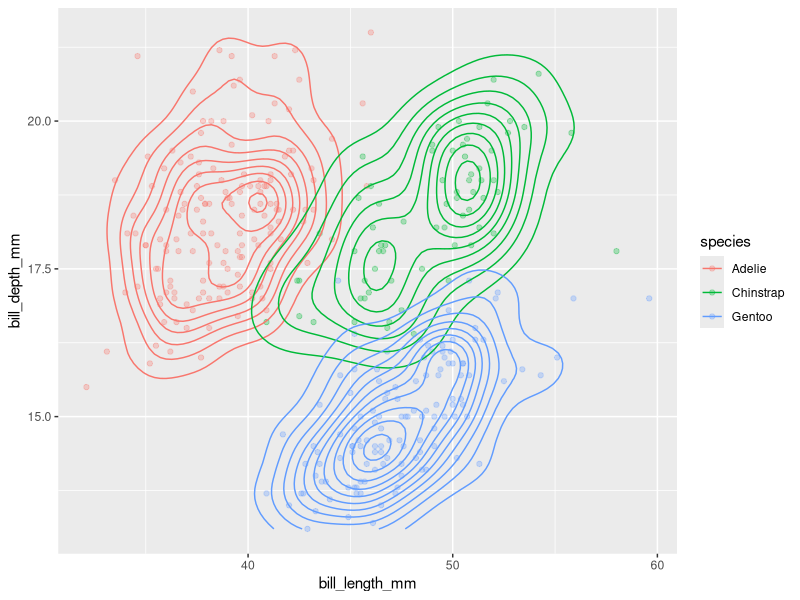
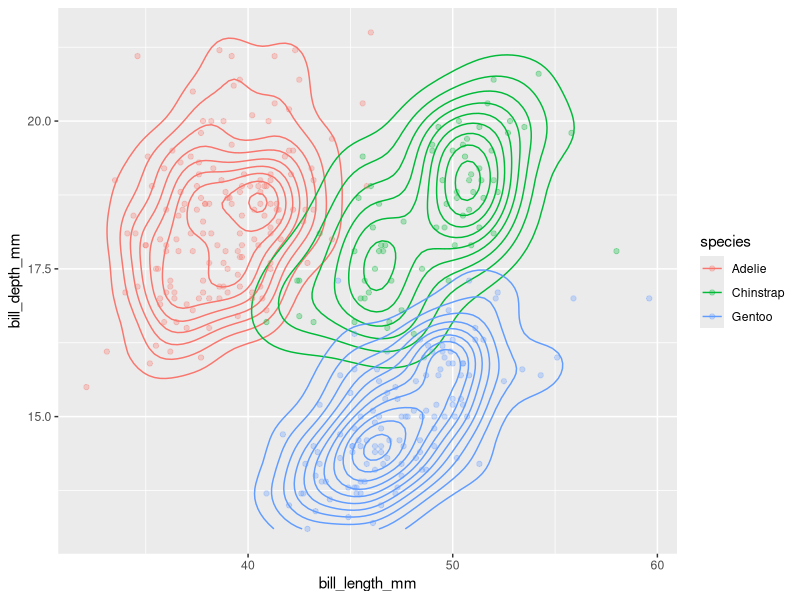

Reproduce these figures in R, in order.

            library(ggplot2)
            library(palmerpenguins)
            built_answer <- tryCatch(
                {
                    set.seed(42)
                    ggplot(penguins, aes(x = bill_length_mm, y = bill_depth_mm, colour = species)) + geom_point(alpha = 0.3) + geom_density_2d()
                    suppressWarnings(
                        if (!file.exists("/sandbox/figures/bill-length_bill-depth_scatter_2d_density_answer.png")) {
                            ggsave(
                                width = 3,
                                height = 3,
                                "/sandbox/figures/bill-length_bill-depth_scatter_2d_density_answer.png"
                            )
                        }
                    )
                    suppressWarnings(
                        ggplot_build(last_plot())
                    )
                },
                error = function(e) {
                    'ERROR'
                }
            )
            built_submission <- tryCatch(
                {
                    set.seed(42)
                    library(palmerpenguins)
library(ggplot2)

ggplot(penguins, aes(x = bill_length_mm, y = bill_depth_mm, color = species)) +
  geom_density_2d() +
  geom_point(alpha = 0.3)
                    suppressWarnings(
                        ggsave(
                            width = 3,
                            height = 3,
                            "figures/bill-length_bill-depth_scatter_2d_density_submission_gemma.png"
                        )
                    )
                    suppressWarnings(
                        ggplot_build(last_plot())
                    )
                },
                error = function(e) {
                    'ERROR'
                }
            )
            cat(isTRUE(all.equal(built_answer, built_submission)))
        
